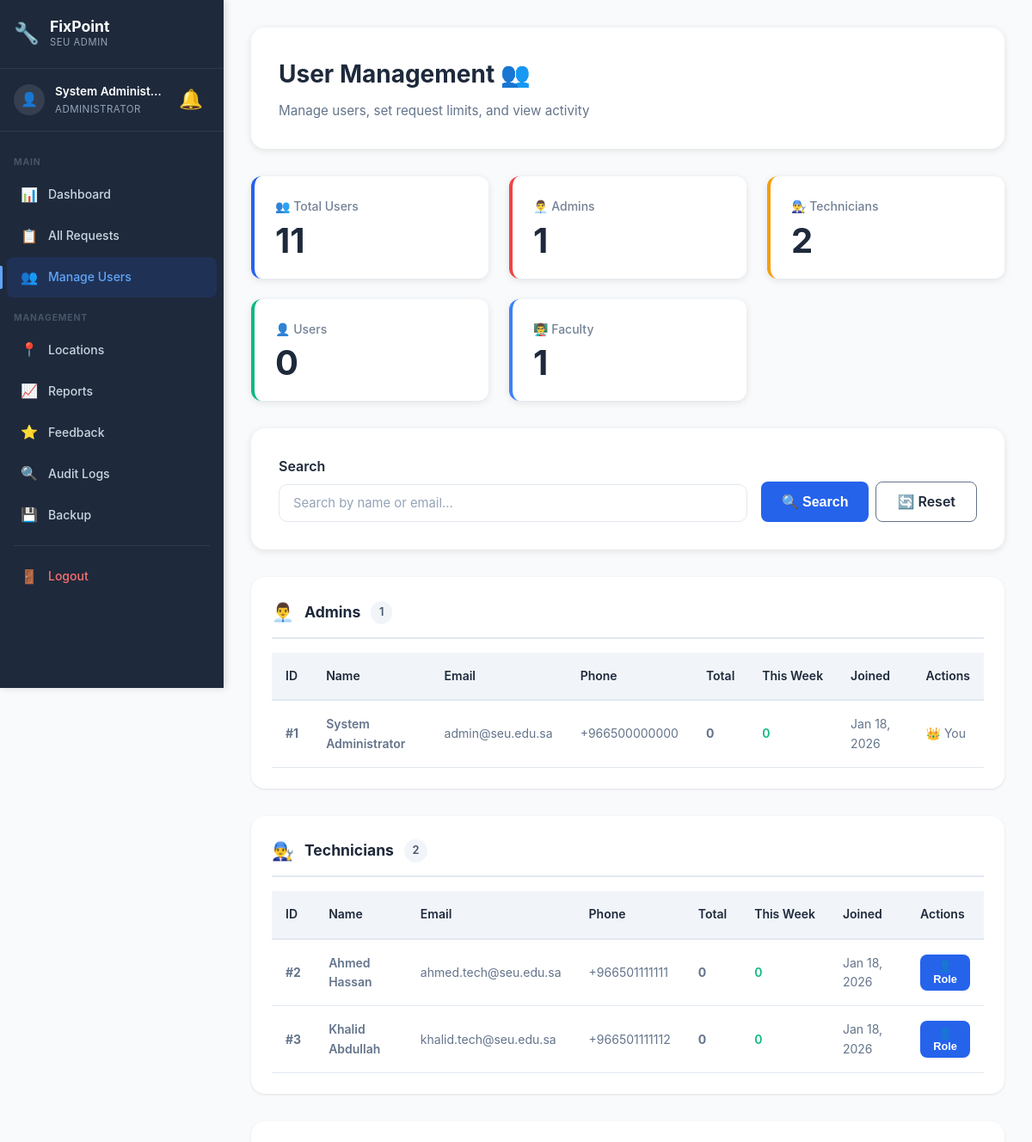
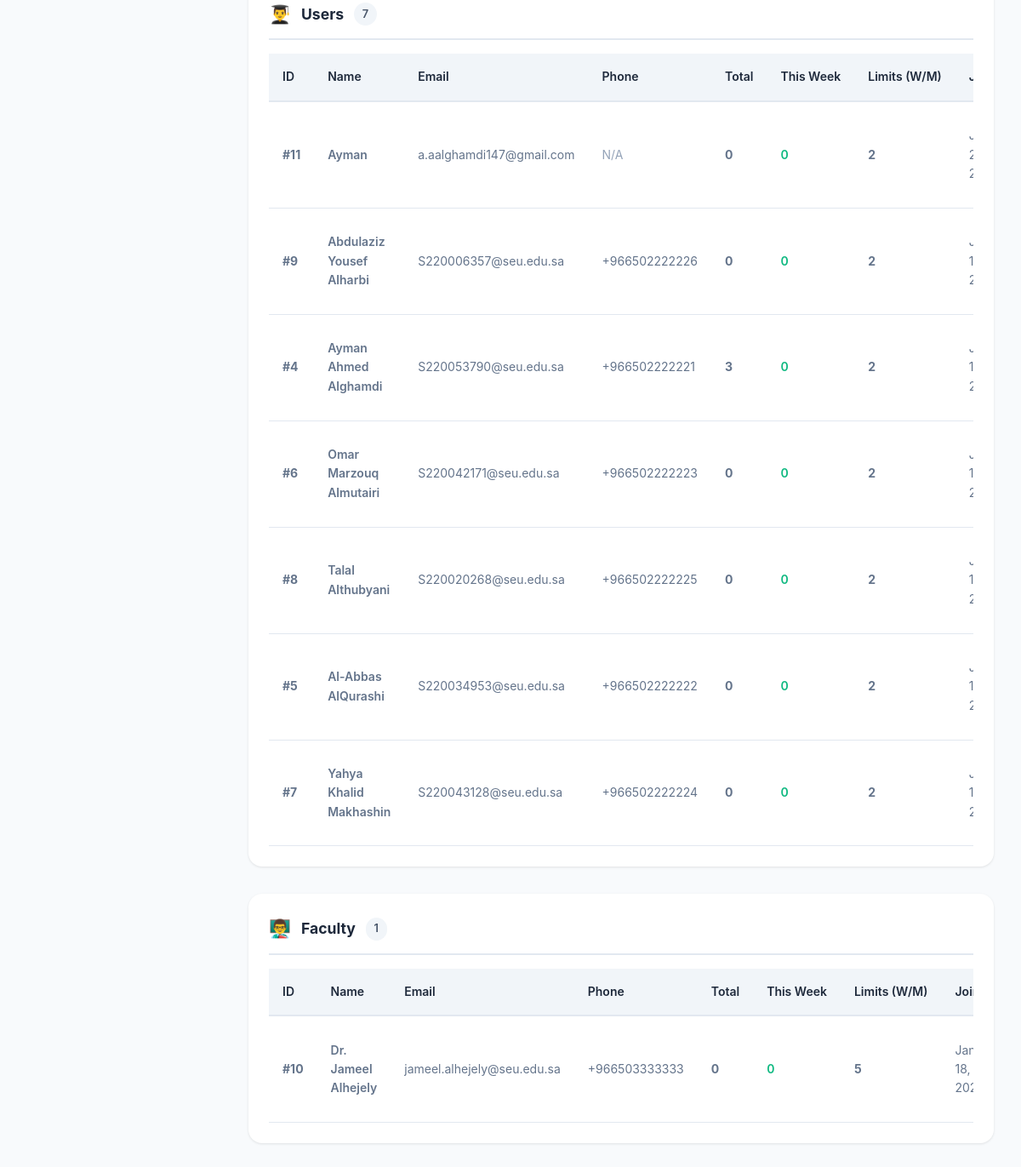
Page /admin/users.php (signed in) on the earlier database version (2 pictures, top to bottom).
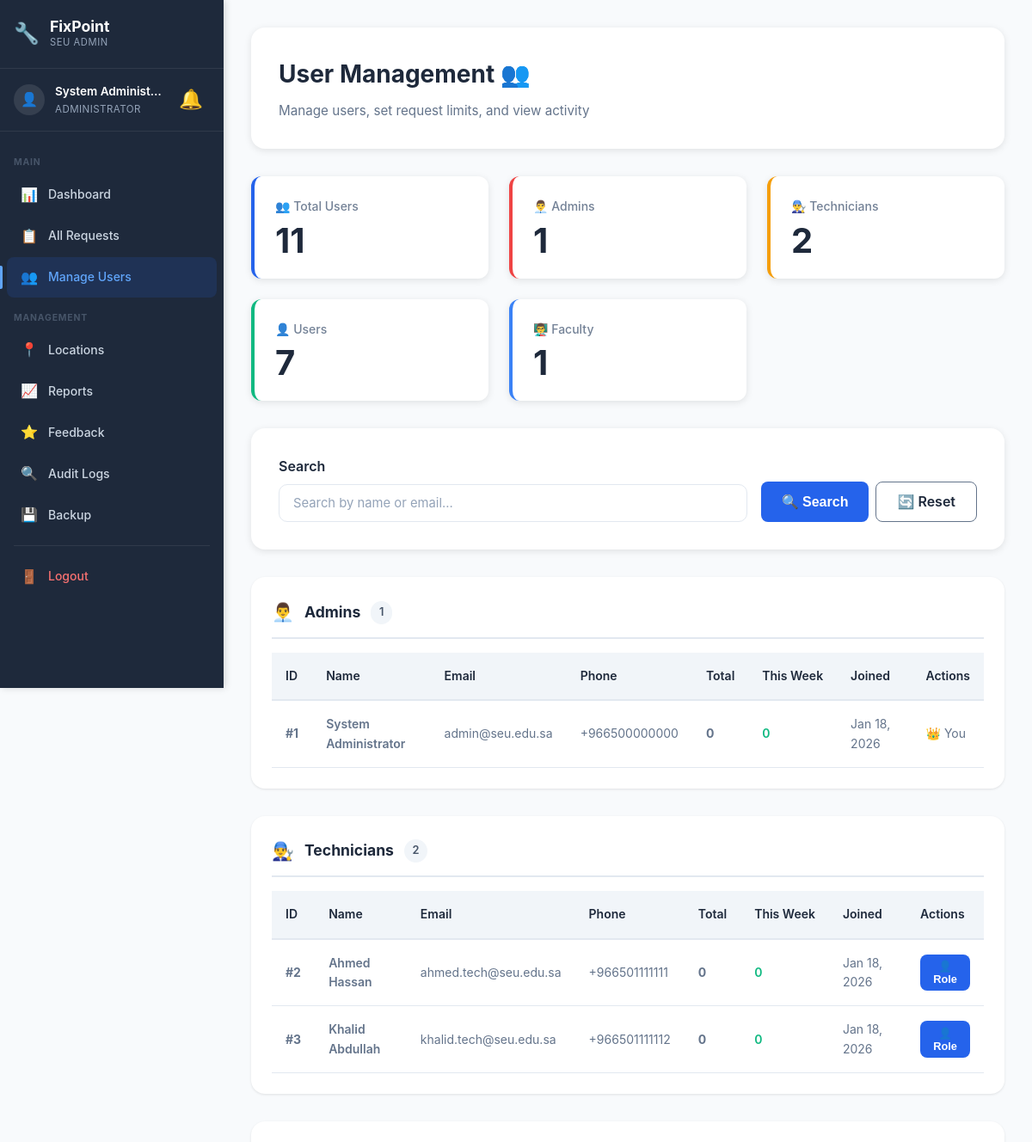
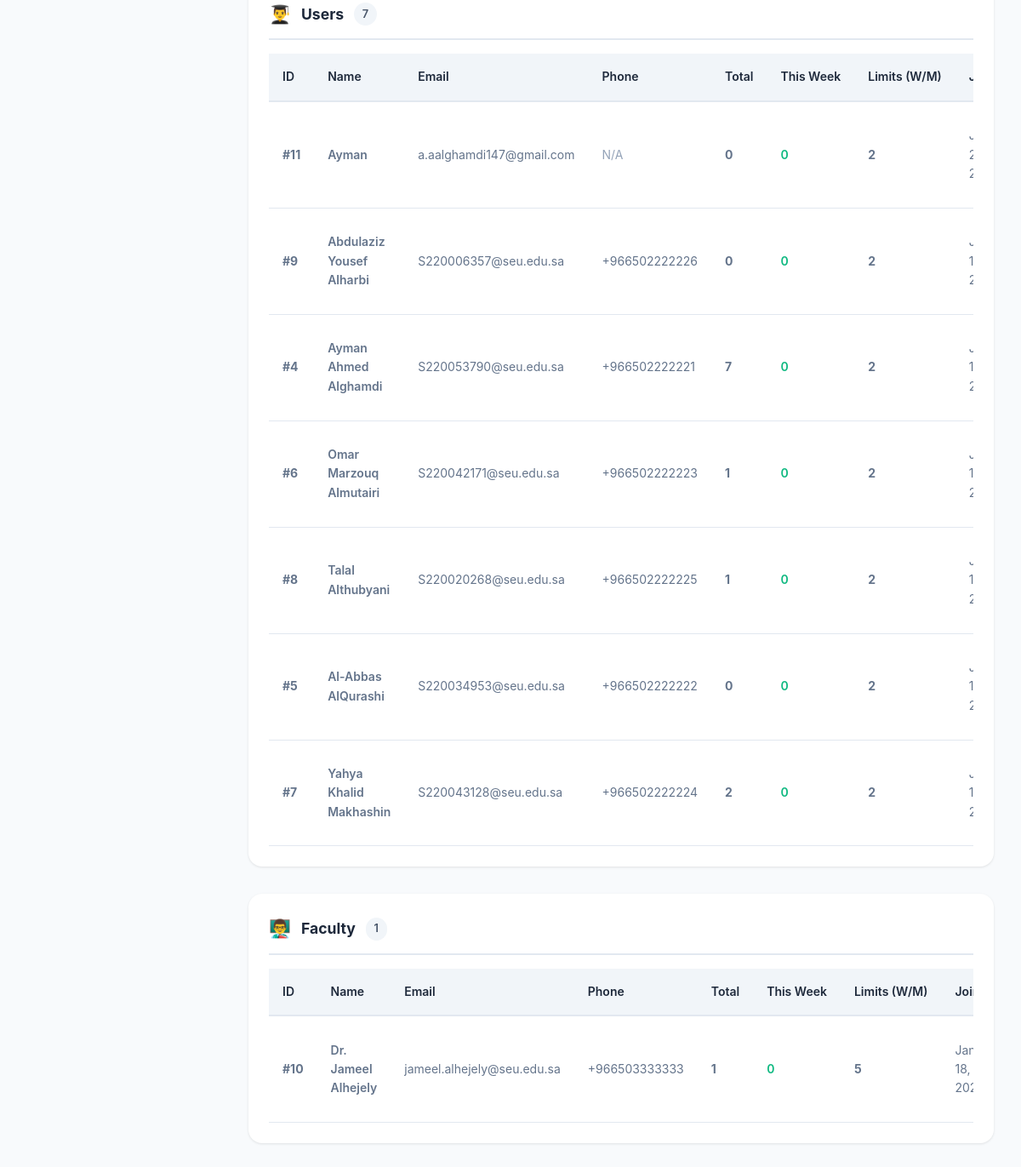
Same page on the later database version (2 pictures, top to bottom).
### tables this page shows
CREATE TABLE `notification` (
  `NotificationID` int(11) NOT NULL,
  `UserID` int(11) NOT NULL,
  `Title` varchar(255) NOT NULL DEFAULT '',
  `RequestID` int(11) DEFAULT NULL,
  `Message` text NOT NULL,
  `IsRead` tinyint(1) DEFAULT 0,
  `CreatedAt` timestamp NOT NULL DEFAULT current_timestamp()
);

CREATE TABLE `user` (
  `UserID` int(11) NOT NULL,
  `RoleID` int(11) NOT NULL,
  `Name` varchar(100) NOT NULL,
  `Email` varchar(100) NOT NULL,
  `Password` varchar(255) NOT NULL,
  `Phone` varchar(20) DEFAULT NULL,
  `MaxRequestsPerWeek` int(11) DEFAULT 2,
  `CreatedAt` timestamp NOT NULL DEFAULT current_timestamp(),
  `LastResetAt` datetime DEFAULT NULL
);

### includes/notification-bell.php (called while the page is built, shortened)
<?php
if (isset($_SESSION['user_id'])) {
    $notif_sql = "SELECT
                    n.NotificationID,
                    n.Message,
                    n.IsRead,
                    n.CreatedAt,
                    n.RequestID
                  FROM notification n
                  WHERE n.UserID = ?
                  ORDER BY n.CreatedAt DESC
                  LIMIT 5";
    $notif_stmt = $conn->prepare($notif_sql);
    $notif_stmt->bind_param("i", $_SESSION['user_id']);
    $notif_stmt->execute();
    $_recent_notifications = $notif_stmt->get_result()->fetch_all(MYSQLI_ASSOC);
}
?>

### config/helpers.php (called while the page is built, shortened)
<?php
function formatDate($date, $format = 'M d, Y H:i') {
    return date($format, strtotime($date));
}
function e($string) {
    return htmlspecialchars($string, ENT_QUOTES, 'UTF-8');
}
?>

### admin/users.php (the view, shortened to what the changed rows need)
<?php
require_once __DIR__ . '/../config/database.php';
require_once __DIR__ . '/../config/helpers.php';
$admin_id = $_SESSION['user_id'];
$base_sql = "SELECT
        u.UserID, u.Name, u.Email, u.Phone, u.CreatedAt,
        u.MaxRequestsPerWeek, u.LastResetAt,
        r.RoleID, r.RoleName,
        COUNT(DISTINCT mr.RequestID) as TotalRequests,
        COUNT(DISTINCT CASE
            WHEN mr.SubmittedAt > COALESCE(u.LastResetAt, DATE_SUB(NOW(), INTERVAL 7 DAY))
            THEN mr.RequestID END) as RequestsThisWeek
    FROM user u
    JOIN role r ON u.RoleID = r.RoleID
    LEFT JOIN maintenancerequest mr ON u.UserID = mr.UserID";
$search_condition = '';
function fetchUsersByRole($conn, $base_sql, $role_id, $search_condition) {
    $sql = $base_sql . " WHERE r.RoleID = $role_id" . $search_condition . " GROUP BY u.UserID ORDER BY u.CreatedAt DESC";
    $result = $conn->query($sql);
    return $result->fetch_all(MYSQLI_ASSOC);
}
$admins      = fetchUsersByRole($conn, $base_sql, 1, $search_condition);
$users    = fetchUsersByRole($conn, $base_sql, 3, $search_condition);
$faculty     = fetchUsersByRole($conn, $base_sql, 4, $search_condition);
$stats = [];
$roles_result = $conn->query("SELECT r.RoleName, COUNT(*) as Count FROM user u JOIN role r ON u.RoleID = r.RoleID GROUP BY r.RoleName");
while ($row = $roles_result->fetch_assoc()) {
    $stats[$row['RoleName']] = $row['Count'];
}
$stats['Total'] = array_sum($stats);
function renderUsersTable($users, $admin_id, $show_limits = false) {
    ?>
    <div style="overflow-x:auto;">
        <table class="requests-table">
            <thead>
                <tr>
                    <th>ID</th>
                    <th>Name</th>
                    <th>Email</th>
                    <th>Phone</th>
                    <th>Total</th>
                    <th>This Week</th>
                                        <?php if ($show_limits): ?><th>Limits (W/M)</th><?php endif; ?>
                    <th>Joined</th>
                    <th>Actions</th>
                </tr>
            </thead>
            <tbody>
                <?php foreach ($users as $user): ?>
                    <tr>
                        <td><strong>#<?php echo $user['UserID']; ?></strong></td>
                        <td class="request-title"><?php echo e($user['Name']); ?></td>
                        <td><?php echo e($user['Email']); ?></td>
                        <td><?php echo $user['Phone'] ? e($user['Phone']) : '<span style="color:#94a3b8;">N/A</span>'; ?></td>
                        <td><strong><?php echo $user['TotalRequests']; ?></strong></td>
                        <td>
                            <?php
                            $week_pct = $user['MaxRequestsPerWeek'] > 0 ? ($user['RequestsThisWeek'] / $user['MaxRequestsPerWeek']) * 100 : 0;
                            $week_color = $week_pct >= 80 ? '#ef4444' : ($week_pct >= 50 ? '#f59e0b' : '#10b981');
                            ?>
                            <span style="color:<?php echo $week_color; ?>; font-weight:600;"><?php echo $user['RequestsThisWeek']; ?></span>
                        </td>
                        <?php if ($show_limits): ?>
                            <td>
                                <?php if ($user['MaxRequestsPerWeek']): ?>
                                    <strong><?php echo $user['MaxRequestsPerWeek']; ?></strong>
                                <?php else: ?>
                                    <span style="color:#94a3b8;">∞ / ∞</span>
                                <?php endif; ?>
                            </td>
                        <?php endif; ?>
                        <td><?php echo formatDate($user['CreatedAt'], 'M d, Y'); ?></td>
                    </tr>
                <?php endforeach; ?>
            </tbody>
        </table>
    </div>
    <?php
}
?>
<!DOCTYPE html>
<html lang="en">
<head>
    <link rel="stylesheet" href="../assets/css/style.css">
    <link rel="stylesheet" href="../assets/css/dashboard.css">
    <link rel="stylesheet" href="../assets/css/auth.css">
    <link rel="stylesheet" href="../assets/css/sidebar.css">
</head>
<body class="has-sidebar">
            <?php include __DIR__ . '/../includes/notification-bell.php'; ?>
    <div class="main-content">
            <div class="topbar-notif"><?php include __DIR__ . '/../includes/notification-bell.php'; ?></div>
    <div class="dashboard">
        <div class="dashboard-container">
            <div class="dashboard-header">
                <h1 class="welcome-text">User Management 👥</h1>
            </div>
            <div class="stats-grid">
                <div class="stat-card" style="border-left-color:#ef4444;">
                    <div class="stat-label">👨‍💼 Admins</div>
                    <div class="stat-value"><?php echo $stats['Admin'] ?? 0; ?></div>
                </div>
                <div class="stat-card" style="border-left-color:#f59e0b;">
                    <div class="stat-label">👨‍🔧 Technicians</div>
                    <div class="stat-value"><?php echo $stats['Technician'] ?? 0; ?></div>
                </div>
                <div class="stat-card" style="border-left-color:#10b981;">
                    <div class="stat-label">👤 Users</div>
                    <div class="stat-value"><?php echo $stats['User'] ?? 0; ?></div>
                </div>
                <div class="stat-card" style="border-left-color:#3b82f6;">
                    <div class="stat-label">👨‍🏫 Faculty</div>
                    <div class="stat-value"><?php echo $stats['Faculty'] ?? 0; ?></div>
                </div>
            </div>
            <div class="group-section">
                <div class="group-header">
                    <h2>Admins</h2>
                </div>
                <?php renderUsersTable($admins, $admin_id, false); ?>
            </div>
            <div class="group-section">
                <div class="group-header">
                    <h2>Technicians</h2>
                </div>
            </div>
            <div class="group-section">
                <div class="group-header">
                    <h2>Users</h2>
                </div>
                <?php renderUsersTable($users, $admin_id, true); ?>
            </div>
            <div class="group-section">
                <div class="group-header">
                    <h2>Faculty</h2>
                </div>
            </div>
        </div>
    </div>
    </div>
</body>
</html>

Differences in the rows shown:
removed notification: IsRead "1", RequestID "2"
changed user "Ayman Ahmed Alghamdi": TotalRequests "3" → "7"
computed for user "Omar Marzouq Almutairi": TotalRequests "0" → "1"
computed for user "Talal Althubyani": TotalRequests "0" → "1"
computed for user "Yahya Khalid Makhashin": TotalRequests "0" → "2"
computed for user "Dr. Jameel Alhejely": TotalRequests "0" → "1"
Other differences:
$stats['Admin']: (not shown) → "1"
$stats['Technician']: (not shown) → "2"
$stats['User']: "0" → "7"
$stats['Faculty']: (not shown) → "1"
